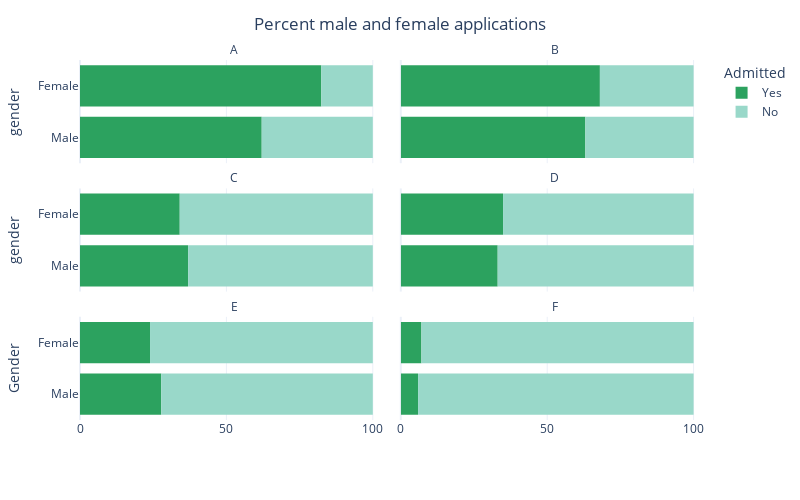

This figure's notebook cell:
### Markdown cell above
### Here is a plot of the proportions data

### Code cell
fig = px.histogram(DF_melt,
                   y='gender',
                   x='Number',
                   barnorm = "percent",
                   color='admitted',
                   facet_col='Department',
                   facet_col_wrap=2,
                   color_discrete_map = {'No':'#99d8c9','Yes':'#2ca25f'})

fig.for_each_annotation(lambda a: a.update(text=a.text.split("=")[1]))
fig.update_xaxes(title_text='')

fig.update_layout(title='Percent male and female applications',
                  title_x=0.5,
                  template="plotly_white",
                  xaxis_title="",
                  yaxis_title="Gender",
                  legend_title='Admitted',
                  autosize=False,
                  width=800,
                  height=500)

fig.show()

### Figure 1 — Plotly figure (JSON) as saved in the notebook; plotly's stock layout.template omitted (floating-point values rounded to 4 significant figures)
{"data": [{"alignmentgroup": "True", "bingroup": "y", "histfunc": "sum", "hovertemplate": "admitted=Yes<br>Department=A<br>sum of Number (normalized as percent)=%{x}<br>gender=%{y}<extra></extra>", "legendgroup": "Yes", "marker": {"color": "#2ca25f", "pattern": {"shape": ""}}, "name": "Yes", "offsetgroup": "Yes", "orientation": "h", "showlegend": true, "type": "histogram", "x": [512, 89], "xaxis": "x5", "y": ["Male", "Female"], "yaxis": "y5"}, {"alignmentgroup": "True", "bingroup": "y", "histfunc": "sum", "hovertemplate": "admitted=Yes<br>Department=B<br>sum of Number (normalized as percent)=%{x}<br>gender=%{y}<extra></extra>", "legendgroup": "Yes", "marker": {"color": "#2ca25f", "pattern": {"shape": ""}}, "name": "Yes", "offsetgroup": "Yes", "orientation": "h", "showlegend": false, "type": "histogram", "x": [353, 17], "xaxis": "x6", "y": ["Male", "Female"], "yaxis": "y6"}, {"alignmentgroup": "True", "bingroup": "y", "histfunc": "sum", "hovertemplate": "admitted=Yes<br>Department=C<br>sum of Number (normalized as percent)=%{x}<br>gender=%{y}<extra></extra>", "legendgroup": "Yes", "marker": {"color": "#2ca25f", "pattern": {"shape": ""}}, "name": "Yes", "offsetgroup": "Yes", "orientation": "h", "showlegend": false, "type": "histogram", "x": [120, 202], "xaxis": "x3", "y": ["Male", "Female"], "yaxis": "y3"}, {"alignmentgroup": "True", "bingroup": "y", "histfunc": "sum", "hovertemplate": "admitted=Yes<br>Department=D<br>sum of Number (normalized as percent)=%{x}<br>gender=%{y}<extra></extra>", "legendgroup": "Yes", "marker": {"color": "#2ca25f", "pattern": {"shape": ""}}, "name": "Yes", "offsetgroup": "Yes", "orientation": "h", "showlegend": false, "type": "histogram", "x": [138, 131], "xaxis": "x4", "y": ["Male", "Female"], "yaxis": "y4"}, {"alignmentgroup": "True", "bingroup": "y", "histfunc": "sum", "hovertemplate": "admitted=Yes<br>Department=E<br>sum of Number (normalized as percent)=%{x}<br>gender=%{y}<extra></extra>", "legendgroup": "Yes", "marker": {"color": "#2ca25f", "pattern": {"shape": ""}}, "name": "Yes", "offsetgroup": "Yes", "orientation": "h", "showlegend": false, "type": "histogram", "x": [53, 94], "xaxis": "x", "y": ["Male", "Female"], "yaxis": "y"}, {"alignmentgroup": "True", "bingroup": "y", "histfunc": "sum", "hovertemplate": "admitted=Yes<br>Department=F<br>sum of Number (normalized as percent)=%{x}<br>gender=%{y}<extra></extra>", "legendgroup": "Yes", "marker": {"color": "#2ca25f", "pattern": {"shape": ""}}, "name": "Yes", "offsetgroup": "Yes", "orientation": "h", "showlegend": false, "type": "histogram", "x": [22, 24], "xaxis": "x2", "y": ["Male", "Female"], "yaxis": "y2"}, {"alignmentgroup": "True", "bingroup": "y", "histfunc": "sum", "hovertemplate": "admitted=No<br>Department=A<br>sum of Number (normalized as percent)=%{x}<br>gender=%{y}<extra></extra>", "legendgroup": "No", "marker": {"color": "#99d8c9", "pattern": {"shape": ""}}, "name": "No", "offsetgroup": "No", "orientation": "h", "showlegend": true, "type": "histogram", "x": [313, 19], "xaxis": "x5", "y": ["Male", "Female"], "yaxis": "y5"}, {"alignmentgroup": "True", "bingroup": "y", "histfunc": "sum", "hovertemplate": "admitted=No<br>Department=B<br>sum of Number (normalized as percent)=%{x}<br>gender=%{y}<extra></extra>", "legendgroup": "No", "marker": {"color": "#99d8c9", "pattern": {"shape": ""}}, "name": "No", "offsetgroup": "No", "orientation": "h", "showlegend": false, "type": "histogram", "x": [207, 8], "xaxis": "x6", "y": ["Male", "Female"], "yaxis": "y6"}, {"alignmentgroup": "True", "bingroup": "y", "histfunc": "sum", "hovertemplate": "admitted=No<br>Department=C<br>sum of Number (normalized as percent)=%{x}<br>gender=%{y}<extra></extra>", "legendgroup": "No", "marker": {"color": "#99d8c9", "pattern": {"shape": ""}}, "name": "No", "offsetgroup": "No", "orientation": "h", "showlegend": false, "type": "histogram", "x": [205, 391], "xaxis": "x3", "y": ["Male", "Female"], "yaxis": "y3"}, {"alignmentgroup": "True", "bingroup": "y", "histfunc": "sum", "hovertemplate": "admitted=No<br>Department=D<br>sum of Number (normalized as percent)=%{x}<br>gender=%{y}<extra></extra>", "legendgroup": "No", "marker": {"color": "#99d8c9", "pattern": {"shape": ""}}, "name": "No", "offsetgroup": "No", "orientation": "h", "showlegend": false, "type": "histogram", "x": [279, 244], "xaxis": "x4", "y": ["Male", "Female"], "yaxis": "y4"}, {"alignmentgroup": "True", "bingroup": "y", "histfunc": "sum", "hovertemplate": "admitted=No<br>Department=E<br>sum of Number (normalized as percent)=%{x}<br>gender=%{y}<extra></extra>", "legendgroup": "No", "marker": {"color": "#99d8c9", "pattern": {"shape": ""}}, "name": "No", "offsetgroup": "No", "orientation": "h", "showlegend": false, "type": "histogram", "x": [138, 299], "xaxis": "x", "y": ["Male", "Female"], "yaxis": "y"}, {"alignmentgroup": "True", "bingroup": "y", "histfunc": "sum", "hovertemplate": "admitted=No<br>Department=F<br>sum of Number (normalized as percent)=%{x}<br>gender=%{y}<extra></extra>", "legendgroup": "No", "marker": {"color": "#99d8c9", "pattern": {"shape": ""}}, "name": "No", "offsetgroup": "No", "orientation": "h", "showlegend": false, "type": "histogram", "x": [351, 317], "xaxis": "x2", "y": ["Male", "Female"], "yaxis": "y2"}], "layout": {"annotations": [{"font": {}, "showarrow": false, "text": "E", "x": 0.245, "xanchor": "center", "xref": "paper", "y": 0.2867, "yanchor": "bottom", "yref": "paper"}, {"font": {}, "showarrow": false, "text": "F", "x": 0.755, "xanchor": "center", "xref": "paper", "y": 0.2867, "yanchor": "bottom", "yref": "paper"}, {"font": {}, "showarrow": false, "text": "C", "x": 0.245, "xanchor": "center", "xref": "paper", "y": 0.6433, "yanchor": "bottom", "yref": "paper"}, {"font": {}, "showarrow": false, "text": "D", "x": 0.755, "xanchor": "center", "xref": "paper", "y": 0.6433, "yanchor": "bottom", "yref": "paper"}, {"font": {}, "showarrow": false, "text": "A", "x": 0.245, "xanchor": "center", "xref": "paper", "y": 1.0, "yanchor": "bottom", "yref": "paper"}, {"font": {}, "showarrow": false, "text": "B", "x": 0.755, "xanchor": "center", "xref": "paper", "y": 1.0, "yanchor": "bottom", "yref": "paper"}], "autosize": false, "barmode": "relative", "barnorm": "percent", "height": 500, "legend": {"title": {"text": "Admitted"}, "tracegroupgap": 0}, "margin": {"t": 60}, "title": {"text": "Percent male and female applications", "x": 0.5}, "width": 800, "xaxis": {"anchor": "y", "autorange": true, "domain": [0, 0.49], "range": [0, 105.3], "title": {"text": ""}, "type": "linear"}, "xaxis2": {"anchor": "y2", "autorange": true, "domain": [0.51, 1], "matches": "x", "range": [0, 105.3], "title": {"text": ""}, "type": "linear"}, "xaxis3": {"anchor": "y3", "autorange": true, "domain": [0, 0.49], "matches": "x", "range": [0, 105.3], "showticklabels": false, "title": {"text": ""}, "type": "linear"}, "xaxis4": {"anchor": "y4", "autorange": true, "domain": [0.51, 1], "matches": "x", "range": [0, 105.3], "showticklabels": false, "title": {"text": ""}, "type": "linear"}, "xaxis5": {"anchor": "y5", "autorange": true, "domain": [0, 0.49], "matches": "x", "range": [0, 105.3], "showticklabels": false, "title": {"text": ""}, "type": "linear"}, "xaxis6": {"anchor": "y6", "autorange": true, "domain": [0.51, 1], "matches": "x", "range": [0, 105.3], "showticklabels": false, "title": {"text": ""}, "type": "linear"}, "yaxis": {"anchor": "x", "autorange": true, "domain": [0, 0.2867], "range": [-0.5, 1.5], "title": {"text": "Gender"}, "type": "category"}, "yaxis2": {"anchor": "x2", "autorange": true, "domain": [0, 0.2867], "matches": "y", "range": [-0.5, 1.5], "showticklabels": false, "type": "category"}, "yaxis3": {"anchor": "x3", "autorange": true, "domain": [0.3567, 0.6433], "matches": "y", "range": [-0.5, 1.5], "title": {"text": "gender"}, "type": "category"}, "yaxis4": {"anchor": "x4", "autorange": true, "domain": [0.3567, 0.6433], "matches": "y", "range": [-0.5, 1.5], "showticklabels": false, "type": "category"}, "yaxis5": {"anchor": "x5", "autorange": true, "domain": [0.7133, 1.0], "matches": "y", "range": [-0.5, 1.5], "title": {"text": "gender"}, "type": "category"}, "yaxis6": {"anchor": "x6", "autorange": true, "domain": [0.7133, 1.0], "matches": "y", "range": [-0.5, 1.5], "showticklabels": false, "type": "category"}}}
